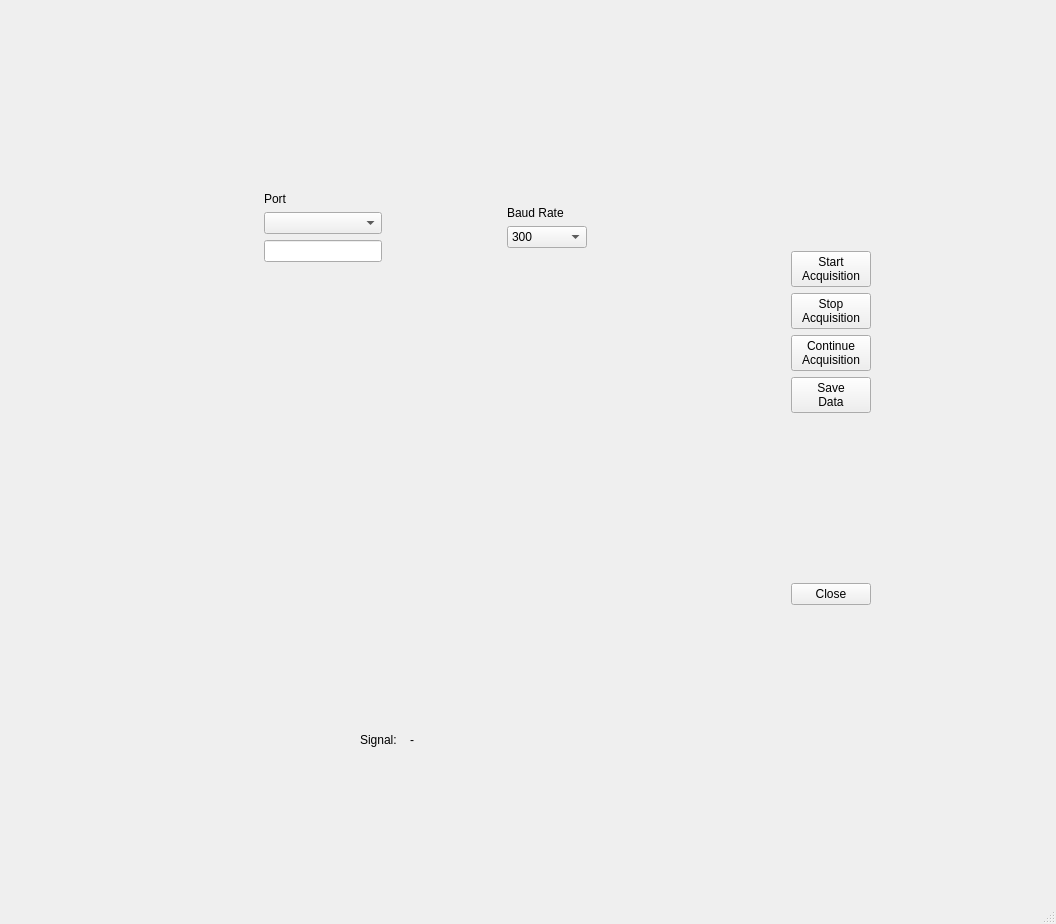
<?xml version="1.0" encoding="UTF-8"?>
<ui version="4.0">
 <class>SerialReader</class>
 <widget class="QMainWindow" name="SerialReader">
  <property name="geometry">
   <rect>
    <x>0</x>
    <y>0</y>
    <width>1056</width>
    <height>924</height>
   </rect>
  </property>
  <property name="windowTitle">
   <string>MainWindow</string>
  </property>
  <widget class="QWidget" name="centralwidget">
   <layout class="QGridLayout" name="gridLayout">
    <item row="0" column="1">
     <spacer name="verticalSpacer_14">
      <property name="orientation">
       <enum>Qt::Vertical</enum>
      </property>
      <property name="sizeHint" stdset="0">
       <size>
        <width>20</width>
        <height>78</height>
       </size>
      </property>
     </spacer>
    </item>
    <item row="1" column="0">
     <spacer name="horizontalSpacer_19">
      <property name="orientation">
       <enum>Qt::Horizontal</enum>
      </property>
      <property name="sizeHint" stdset="0">
       <size>
        <width>66</width>
        <height>20</height>
       </size>
      </property>
     </spacer>
    </item>
    <item row="1" column="1" colspan="2">
     <layout class="QHBoxLayout" name="horizontalLayout_8">
      <item>
       <spacer name="horizontalSpacer_17">
        <property name="orientation">
         <enum>Qt::Horizontal</enum>
        </property>
        <property name="sizeHint" stdset="0">
         <size>
          <width>40</width>
          <height>20</height>
         </size>
        </property>
       </spacer>
      </item>
      <item>
       <layout class="QVBoxLayout" name="verticalLayout_2">
        <item>
         <spacer name="verticalSpacer_10">
          <property name="orientation">
           <enum>Qt::Vertical</enum>
          </property>
          <property name="sizeHint" stdset="0">
           <size>
            <width>20</width>
            <height>18</height>
           </size>
          </property>
         </spacer>
        </item>
        <item>
         <layout class="QHBoxLayout" name="horizontalLayout_7">
          <item>
           <spacer name="horizontalSpacer_15">
            <property name="orientation">
             <enum>Qt::Horizontal</enum>
            </property>
            <property name="sizeHint" stdset="0">
             <size>
              <width>40</width>
              <height>20</height>
             </size>
            </property>
           </spacer>
          </item>
          <item>
           <layout class="QVBoxLayout" name="verticalLayout_3">
            <item>
             <spacer name="verticalSpacer_6">
              <property name="orientation">
               <enum>Qt::Vertical</enum>
              </property>
              <property name="sizeHint" stdset="0">
               <size>
                <width>20</width>
                <height>40</height>
               </size>
              </property>
             </spacer>
            </item>
            <item>
             <widget class="QLabel" name="label_2">
              <property name="text">
               <string>Port</string>
              </property>
             </widget>
            </item>
            <item>
             <widget class="QComboBox" name="comboBoxPort"/>
            </item>
            <item>
             <widget class="QLineEdit" name="lineEditPort"/>
            </item>
            <item>
             <spacer name="verticalSpacer_7">
              <property name="orientation">
               <enum>Qt::Vertical</enum>
              </property>
              <property name="sizeHint" stdset="0">
               <size>
                <width>20</width>
                <height>40</height>
               </size>
              </property>
             </spacer>
            </item>
           </layout>
          </item>
          <item>
           <spacer name="horizontalSpacer_13">
            <property name="orientation">
             <enum>Qt::Horizontal</enum>
            </property>
            <property name="sizeHint" stdset="0">
             <size>
              <width>40</width>
              <height>20</height>
             </size>
            </property>
           </spacer>
          </item>
          <item>
           <layout class="QVBoxLayout" name="verticalLayout_4">
            <item>
             <spacer name="verticalSpacer_8">
              <property name="orientation">
               <enum>Qt::Vertical</enum>
              </property>
              <property name="sizeHint" stdset="0">
               <size>
                <width>20</width>
                <height>40</height>
               </size>
              </property>
             </spacer>
            </item>
            <item>
             <widget class="QLabel" name="label_3">
              <property name="text">
               <string>Baud Rate</string>
              </property>
             </widget>
            </item>
            <item>
             <widget class="QComboBox" name="comboBoxBaudRate">
              <property name="minimumSize">
               <size>
                <width>80</width>
                <height>0</height>
               </size>
              </property>
              <item>
               <property name="text">
                <string>300</string>
               </property>
              </item>
              <item>
               <property name="text">
                <string>1200</string>
               </property>
              </item>
              <item>
               <property name="text">
                <string>2400</string>
               </property>
              </item>
              <item>
               <property name="text">
                <string>4800</string>
               </property>
              </item>
              <item>
               <property name="text">
                <string>9600</string>
               </property>
              </item>
              <item>
               <property name="text">
                <string>19200</string>
               </property>
              </item>
              <item>
               <property name="text">
                <string>38400</string>
               </property>
              </item>
              <item>
               <property name="text">
                <string>57600</string>
               </property>
              </item>
              <item>
               <property name="text">
                <string>74880</string>
               </property>
              </item>
              <item>
               <property name="text">
                <string>115200</string>
               </property>
              </item>
              <item>
               <property name="text">
                <string>230400</string>
               </property>
              </item>
              <item>
               <property name="text">
                <string>250000</string>
               </property>
              </item>
              <item>
               <property name="text">
                <string>500000</string>
               </property>
              </item>
              <item>
               <property name="text">
                <string>1000000</string>
               </property>
              </item>
              <item>
               <property name="text">
                <string>2000000</string>
               </property>
              </item>
             </widget>
            </item>
            <item>
             <spacer name="verticalSpacer_9">
              <property name="orientation">
               <enum>Qt::Vertical</enum>
              </property>
              <property name="sizeHint" stdset="0">
               <size>
                <width>20</width>
                <height>40</height>
               </size>
              </property>
             </spacer>
            </item>
           </layout>
          </item>
          <item>
           <spacer name="horizontalSpacer_14">
            <property name="orientation">
             <enum>Qt::Horizontal</enum>
            </property>
            <property name="sizeHint" stdset="0">
             <size>
              <width>40</width>
              <height>20</height>
             </size>
            </property>
           </spacer>
          </item>
         </layout>
        </item>
        <item>
         <spacer name="verticalSpacer_11">
          <property name="orientation">
           <enum>Qt::Vertical</enum>
          </property>
          <property name="sizeHint" stdset="0">
           <size>
            <width>20</width>
            <height>18</height>
           </size>
          </property>
         </spacer>
        </item>
        <item>
         <widget class="mplwidget1plot" name="mplWidget" native="true">
          <property name="minimumSize">
           <size>
            <width>560</width>
            <height>380</height>
           </size>
          </property>
         </widget>
        </item>
        <item>
         <spacer name="verticalSpacer_12">
          <property name="orientation">
           <enum>Qt::Vertical</enum>
          </property>
          <property name="sizeHint" stdset="0">
           <size>
            <width>20</width>
            <height>18</height>
           </size>
          </property>
         </spacer>
        </item>
        <item>
         <layout class="QHBoxLayout" name="horizontalLayout_5">
          <item>
           <spacer name="horizontalSpacer_9">
            <property name="orientation">
             <enum>Qt::Horizontal</enum>
            </property>
            <property name="sizeHint" stdset="0">
             <size>
              <width>40</width>
              <height>20</height>
             </size>
            </property>
           </spacer>
          </item>
          <item>
           <widget class="QLabel" name="label">
            <property name="text">
             <string>Signal:  </string>
            </property>
           </widget>
          </item>
          <item>
           <widget class="QLabel" name="labelSignal">
            <property name="sizePolicy">
             <sizepolicy hsizetype="Preferred" vsizetype="Preferred">
              <horstretch>0</horstretch>
              <verstretch>0</verstretch>
             </sizepolicy>
            </property>
            <property name="minimumSize">
             <size>
              <width>80</width>
              <height>0</height>
             </size>
            </property>
            <property name="text">
             <string>-</string>
            </property>
           </widget>
          </item>
          <item>
           <spacer name="horizontalSpacer_10">
            <property name="orientation">
             <enum>Qt::Horizontal</enum>
            </property>
            <property name="sizeHint" stdset="0">
             <size>
              <width>40</width>
              <height>20</height>
             </size>
            </property>
           </spacer>
          </item>
         </layout>
        </item>
        <item>
         <spacer name="verticalSpacer_13">
          <property name="orientation">
           <enum>Qt::Vertical</enum>
          </property>
          <property name="sizeHint" stdset="0">
           <size>
            <width>20</width>
            <height>18</height>
           </size>
          </property>
         </spacer>
        </item>
       </layout>
      </item>
      <item>
       <spacer name="horizontalSpacer_16">
        <property name="orientation">
         <enum>Qt::Horizontal</enum>
        </property>
        <property name="sizeHint" stdset="0">
         <size>
          <width>40</width>
          <height>20</height>
         </size>
        </property>
       </spacer>
      </item>
      <item>
       <layout class="QVBoxLayout" name="verticalLayout_5">
        <item>
         <spacer name="verticalSpacer">
          <property name="orientation">
           <enum>Qt::Vertical</enum>
          </property>
          <property name="sizeHint" stdset="0">
           <size>
            <width>20</width>
            <height>40</height>
           </size>
          </property>
         </spacer>
        </item>
        <item>
         <layout class="QHBoxLayout" name="horizontalLayout">
          <item>
           <spacer name="horizontalSpacer">
            <property name="orientation">
             <enum>Qt::Horizontal</enum>
            </property>
            <property name="sizeHint" stdset="0">
             <size>
              <width>40</width>
              <height>20</height>
             </size>
            </property>
           </spacer>
          </item>
          <item>
           <widget class="QPushButton" name="pushButtonStartAcquisition">
            <property name="text">
             <string>Start
Acquisition</string>
            </property>
           </widget>
          </item>
          <item>
           <spacer name="horizontalSpacer_2">
            <property name="orientation">
             <enum>Qt::Horizontal</enum>
            </property>
            <property name="sizeHint" stdset="0">
             <size>
              <width>40</width>
              <height>20</height>
             </size>
            </property>
           </spacer>
          </item>
         </layout>
        </item>
        <item>
         <layout class="QHBoxLayout" name="horizontalLayout_2">
          <item>
           <spacer name="horizontalSpacer_3">
            <property name="orientation">
             <enum>Qt::Horizontal</enum>
            </property>
            <property name="sizeHint" stdset="0">
             <size>
              <width>40</width>
              <height>20</height>
             </size>
            </property>
           </spacer>
          </item>
          <item>
           <widget class="QPushButton" name="pushButtonStopAcquisition">
            <property name="text">
             <string>Stop
Acquisition</string>
            </property>
           </widget>
          </item>
          <item>
           <spacer name="horizontalSpacer_4">
            <property name="orientation">
             <enum>Qt::Horizontal</enum>
            </property>
            <property name="sizeHint" stdset="0">
             <size>
              <width>40</width>
              <height>20</height>
             </size>
            </property>
           </spacer>
          </item>
         </layout>
        </item>
        <item>
         <layout class="QHBoxLayout" name="horizontalLayout_3">
          <item>
           <spacer name="horizontalSpacer_6">
            <property name="orientation">
             <enum>Qt::Horizontal</enum>
            </property>
            <property name="sizeHint" stdset="0">
             <size>
              <width>40</width>
              <height>20</height>
             </size>
            </property>
           </spacer>
          </item>
          <item>
           <widget class="QPushButton" name="pushButtonContinueAcquisition">
            <property name="text">
             <string>Continue
Acquisition</string>
            </property>
           </widget>
          </item>
          <item>
           <spacer name="horizontalSpacer_5">
            <property name="orientation">
             <enum>Qt::Horizontal</enum>
            </property>
            <property name="sizeHint" stdset="0">
             <size>
              <width>40</width>
              <height>20</height>
             </size>
            </property>
           </spacer>
          </item>
         </layout>
        </item>
        <item>
         <layout class="QHBoxLayout" name="horizontalLayout_4">
          <item>
           <spacer name="horizontalSpacer_7">
            <property name="orientation">
             <enum>Qt::Horizontal</enum>
            </property>
            <property name="sizeHint" stdset="0">
             <size>
              <width>40</width>
              <height>20</height>
             </size>
            </property>
           </spacer>
          </item>
          <item>
           <widget class="QPushButton" name="pushButtonSaveData">
            <property name="text">
             <string>Save
Data</string>
            </property>
           </widget>
          </item>
          <item>
           <spacer name="horizontalSpacer_8">
            <property name="orientation">
             <enum>Qt::Horizontal</enum>
            </property>
            <property name="sizeHint" stdset="0">
             <size>
              <width>40</width>
              <height>20</height>
             </size>
            </property>
           </spacer>
          </item>
         </layout>
        </item>
        <item>
         <spacer name="verticalSpacer_4">
          <property name="orientation">
           <enum>Qt::Vertical</enum>
          </property>
          <property name="sizeHint" stdset="0">
           <size>
            <width>20</width>
            <height>40</height>
           </size>
          </property>
         </spacer>
        </item>
        <item>
         <layout class="QVBoxLayout" name="verticalLayout">
          <item>
           <spacer name="verticalSpacer_3">
            <property name="orientation">
             <enum>Qt::Vertical</enum>
            </property>
            <property name="sizeHint" stdset="0">
             <size>
              <width>20</width>
              <height>40</height>
             </size>
            </property>
           </spacer>
          </item>
          <item>
           <layout class="QHBoxLayout" name="horizontalLayout_6">
            <item>
             <spacer name="horizontalSpacer_12">
              <property name="orientation">
               <enum>Qt::Horizontal</enum>
              </property>
              <property name="sizeHint" stdset="0">
               <size>
                <width>40</width>
                <height>20</height>
               </size>
              </property>
             </spacer>
            </item>
            <item>
             <widget class="QPushButton" name="pushButtonClose">
              <property name="text">
               <string>Close</string>
              </property>
             </widget>
            </item>
            <item>
             <spacer name="horizontalSpacer_11">
              <property name="orientation">
               <enum>Qt::Horizontal</enum>
              </property>
              <property name="sizeHint" stdset="0">
               <size>
                <width>40</width>
                <height>20</height>
               </size>
              </property>
             </spacer>
            </item>
           </layout>
          </item>
          <item>
           <spacer name="verticalSpacer_2">
            <property name="orientation">
             <enum>Qt::Vertical</enum>
            </property>
            <property name="sizeHint" stdset="0">
             <size>
              <width>20</width>
              <height>40</height>
             </size>
            </property>
           </spacer>
          </item>
         </layout>
        </item>
        <item>
         <spacer name="verticalSpacer_5">
          <property name="orientation">
           <enum>Qt::Vertical</enum>
          </property>
          <property name="sizeHint" stdset="0">
           <size>
            <width>20</width>
            <height>40</height>
           </size>
          </property>
         </spacer>
        </item>
       </layout>
      </item>
      <item>
       <spacer name="horizontalSpacer_18">
        <property name="orientation">
         <enum>Qt::Horizontal</enum>
        </property>
        <property name="sizeHint" stdset="0">
         <size>
          <width>40</width>
          <height>20</height>
         </size>
        </property>
       </spacer>
      </item>
     </layout>
    </item>
    <item row="1" column="3">
     <spacer name="horizontalSpacer_20">
      <property name="orientation">
       <enum>Qt::Horizontal</enum>
      </property>
      <property name="sizeHint" stdset="0">
       <size>
        <width>66</width>
        <height>20</height>
       </size>
      </property>
     </spacer>
    </item>
    <item row="2" column="2">
     <spacer name="verticalSpacer_15">
      <property name="orientation">
       <enum>Qt::Vertical</enum>
      </property>
      <property name="sizeHint" stdset="0">
       <size>
        <width>20</width>
        <height>77</height>
       </size>
      </property>
     </spacer>
    </item>
   </layout>
  </widget>
  <widget class="QMenuBar" name="menubar">
   <property name="geometry">
    <rect>
     <x>0</x>
     <y>0</y>
     <width>1056</width>
     <height>22</height>
    </rect>
   </property>
  </widget>
  <widget class="QStatusBar" name="statusbar"/>
 </widget>
 <customwidgets>
  <customwidget>
   <class>mplwidget1plot</class>
   <extends>QWidget</extends>
   <header>mplwidget1plot.h</header>
   <container>1</container>
  </customwidget>
 </customwidgets>
 <resources/>
 <connections/>
</ui>
